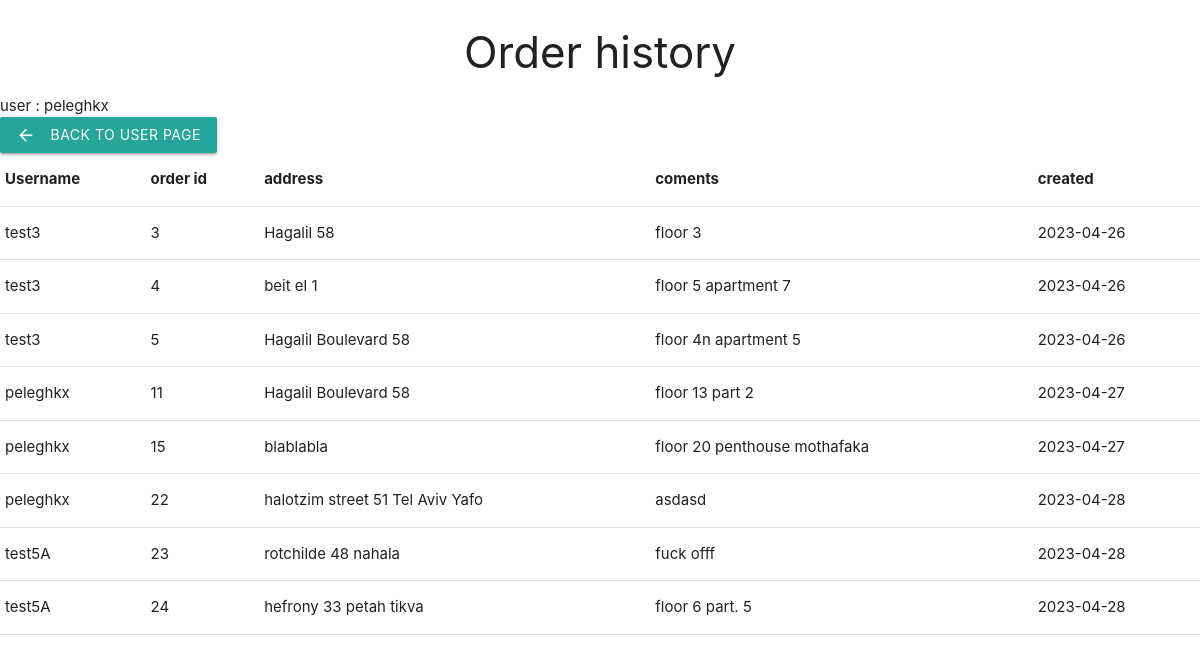
Screenshot of /order_history/ (signed in) with the database file from the repository.
### delivery/models.py (models this page shows)
class Delivery(models.Model):
    order_id=models.OneToOneField(Cart,on_delete=models.CASCADE,primary_key=True)
    is_delivered=models.BooleanField(default=False)
    adress=models.CharField(max_length=200,blank=False)
    comments=models.TextField(default="")
    created=models.DateTimeField(auto_now_add=True)

class Cart(models.Model):
    user_id=models.ForeignKey(User,on_delete=models.CASCADE)

### delivery/views.py (the view, shortened to what this page needs)
# urls.py: path('order_history/',views.order_history,name="order_history"),
@login_required
def order_history(request):# presen history of orders
    if request.method == 'GET':
        if request.user.is_staff:# as admin - u can see all the order history from all the users
            deliveries=Delivery.objects.filter(is_delivered=True)
            return render(request, 'order_history_manager.html', {'delivered_list': deliveries})

### delivery/templates/order_history_manager.html
{% extends 'layout.html' %}
{% block content %}
<h3 class="brand-logo center">Order history</h3>
<div>user : {{request.user}}</div>
<a href="{% url 'user_screen' %}" class="waves-effect waves-light btn"><i class="material-icons left">arrow_back</i>back to user page</a>
<table>
    <thead>
      <tr>
          <th>Username</th>
          <th>order id</th>
          <th>address</th>
          <th>coments</th>
          <th>created</th>
      </tr>
    </thead>
    <tbody>
    {% for delivery in delivered_list %}
      <tr>
        <td>{{ delivery.order_id.user_id.username }}</td>
        <td>{{delivery.order_id.id}}</td>
        <td>{{delivery.adress}}</td>
        <td>{{delivery.comments}}</td>
        <td>{{delivery.created|date:"Y-m-d"}}</td>
      </tr>
    {% endfor %}
    </tbody>
  </table>
{% endblock content%}

### rows the page displays
Delivery: order_id.user_id.username "test3", order_id.id "3", adress "Hagalil 58", comments "floor 3", created "2023-04-26"
Delivery: order_id.user_id.username "test3", order_id.id "4", adress "beit el 1", comments "floor 5 apartment 7", created "2023-04-26"
Delivery: order_id.user_id.username "test3", order_id.id "5", adress "Hagalil Boulevard 58", comments "floor 4n apartment 5", created "2023-04-26"
Delivery: order_id.user_id.username "peleghkx", order_id.id "11", adress "Hagalil Boulevard 58", comments "floor 13 part 2", created "2023-04-27"
Delivery: order_id.user_id.username "peleghkx", order_id.id "15", adress "blablabla", comments "floor 20 penthouse mothafaka", created "2023-04-27"
Delivery: order_id.user_id.username "peleghkx", order_id.id "22", adress "halotzim street 51 Tel Aviv Yafo", comments "asdasd", created "2023-04-28"
Delivery: order_id.user_id.username "test5A", order_id.id "23", adress "rotchilde 48 nahala", comments "fuck offf", created "2023-04-28"
Delivery: order_id.user_id.username "test5A", order_id.id "24", adress "hefrony 33 petah tikva", comments "floor 6 part. 5", created "2023-04-28"

### other values shown
{{ request.user }} "peleghkx"
